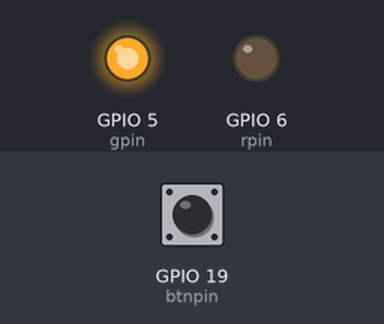
The program below on a simulated Raspberry Pi (BCM pin numbers). Shown: output pins drawn as LEDs (lit = HIGH). The inputs (shaded band) are chosen by the test bench; at power-on: GPIO 19 (btnpin) LOW.

Above: at 1.2 s.
1.3 s: GPIO 19 (btnpin) pulled HIGH for 0.15 s
At 1.5 s:
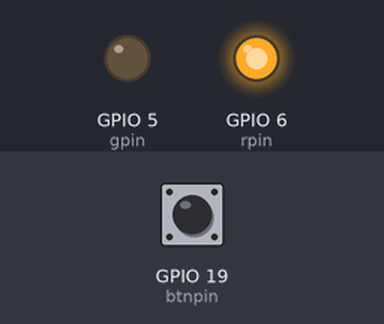
3.1 s: GPIO 19 (btnpin) pulled HIGH for 3.2 s
At 6.8 s:
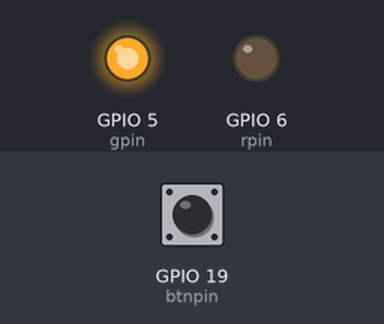
Timing chart, 0 to 8.3 s (numbered marks = the images above; inputs shaded):
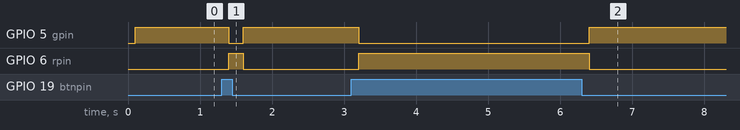

The program:

001_LED.py
```python
# 用于使用按键点亮树莓派小车的LED灯

# 按下绿灯亮，松开按钮红灯亮
import RPi.GPIO as GPIO # type: ignore
import time

# 实例按钮 绿灯和红灯的接口
btnpin = 19
gpin = 5
rpin = 6

#设置对应按钮和灯对应的模式 输入或者输出
def setup():
    GPIO.setwarnings(False)
    # 设置引脚编码类型
    GPIO.setmode(GPIO.BCM)
    # 设置对应按钮和等连接的引脚模式
    GPIO.setup(gpin, GPIO.OUT)
    GPIO.setup(rpin, GPIO.OUT)
    # 按钮输入模式
    GPIO.setup(btnpin,GPIO.IN)

if __name__ == '__main__':
    # 初始化
    setup()
    # 循环检测按钮的状态 高电平或者低电平
    # 按钮是高电平 为按压状态 此时亮绿灯
    # 否则 亮红灯
    try:
        while True:
            # 检测按键
            if GPIO.input(btnpin) == True:
                time.sleep(0.1)
                if GPIO.input(btnpin) == True:
                    GPIO.output(gpin, 0)
                    GPIO.output(rpin, 1)
            elif GPIO.input(btnpin) == False:
                time.sleep(0.1)
                if GPIO.input(btnpin) == False:
                    GPIO.output(gpin, 1)
                    GPIO.output(rpin, 0)
    except KeyboardInterrupt:
        GPIO.cleanup()
```

Measured:
- after the input at 1.3 s, GPIO 5 (gpin): HIGH → LOW after 0.10 s, → HIGH 0.20 s later; GPIO 6 (rpin): LOW → HIGH after 0.10 s, → LOW 0.20 s later
- after the input at 3.1 s, GPIO 5 (gpin): HIGH → LOW after 0.10 s, → HIGH 3.2 s later; GPIO 6 (rpin): LOW → HIGH after 0.10 s, → LOW 3.2 s later
